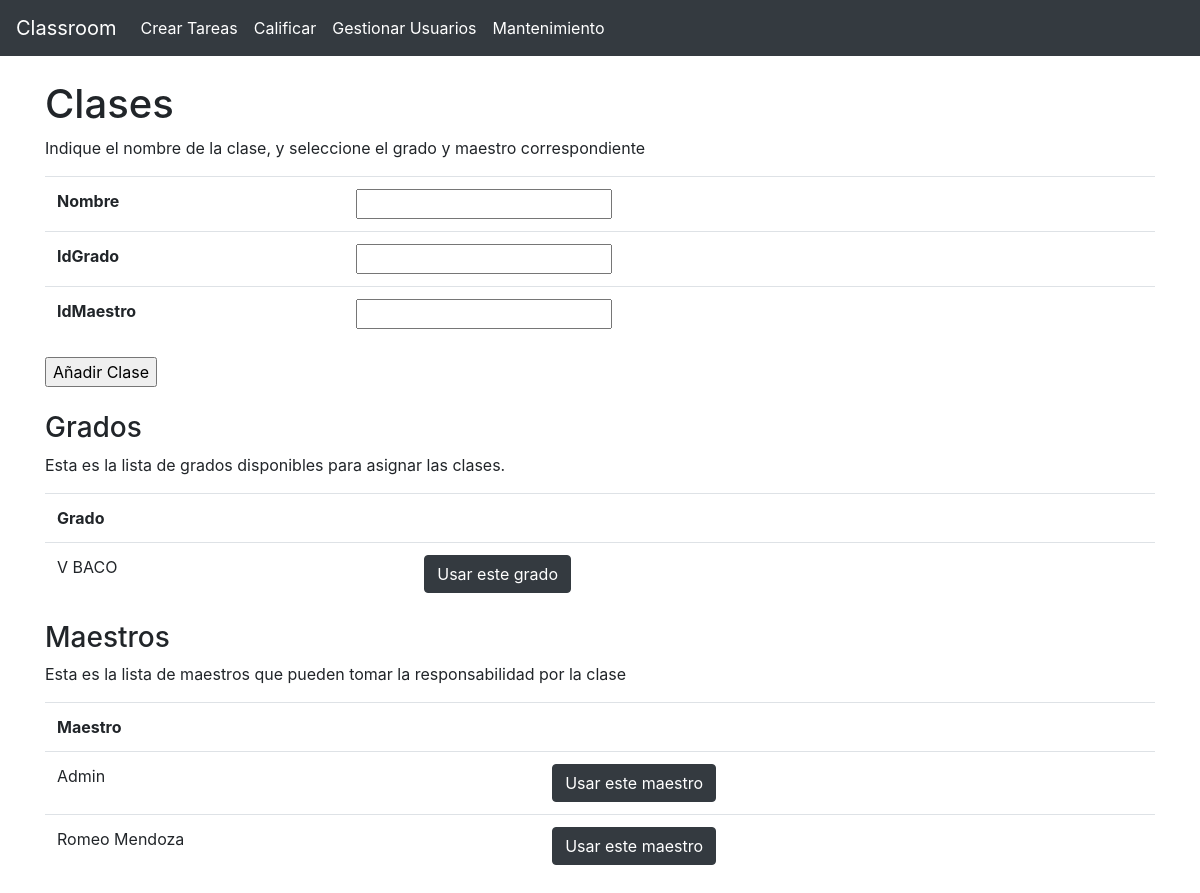
Screenshot of /gestionDeUsuarios/anadirC (signed in) with the database file from the repository.
### app.py (models this page shows)
class Grado(db.Model):
    Id                = db.Column(db.Integer, primary_key=True)
    Grado             = db.Column(db.String(30), unique=True, nullable=False)
    alumnos           = db.relationship("Alumno", backref="grado")
    clases            = db.relationship("Clases", backref="clasesPorGrado")

class Maestro(db.Model):
    Id                = db.Column(db.Integer, primary_key=True)
    NombreUsuario     = db.Column(db.String(30), unique=True, nullable=False)
    Contrasena        = db.Column(db.String(32), nullable=False)
    Nombre            = db.Column(db.String(30), nullable=False)
    CorreoElectronico = db.Column(db.String(30), nullable=False)
    Admin             = db.Column(db.Boolean, nullable=False)
    clases            = db.relationship("Clases", backref="clasesPorMaestro")

### app.py (the view)
@app.route("/gestionDeUsuarios/anadirC", methods=["GET", "POST"])
def gestionUsuariosAnadirC():
    if not "type" in session:
        flash("Cuidado mano, que tengo tu ip")
        return redirect("/")
    if session["type"] != "Admin":
        flash("Cuidado, que tengo tu IP")
        return redirect("/")
    if request.method == "POST":
        nombre = request.form.get("Nombre")
        idGrado = request.form.get("IdGrado")
        idMaestro = request.form.get("IdMaestro")
        if Clases.query.filter_by(Nombre=nombre).first() == None:
            clase = Clases()
            clase.Nombre    = nombre
            clase.IdGrado   = idGrado
            clase.IdMaestro = idMaestro
            app.logger.info(request.form.get("IdGrado"))
            db.session.add(clase)
            db.session.commit()
        else:
            flash(f"La clase con el nombre {nombre} ya existe")
        return redirect("/gestionDeUsuarios")
    else:
        grados = Grado.query.all()
        maestros = Maestro.query.all()
        return render_template("anadirC.html", type=session["type"], grados=grados, maestros=maestros)

### templates/anadirC.html (shortened to what this page needs)
{% extends "base.html" %}
{% block contenido %}
    <br>
    <h1>Clases</h1>
    <p>Indique el nombre de la clase, y seleccione el grado y maestro correspondiente</p>
    <form action="/gestionDeUsuarios/anadirC" method="post" class="form">
        <table class="table">
            <tr>
                <th>Nombre</th>
                <th><input id="Nombre" name="Nombre" type="text" required/></th>
            </tr>
            <tr>
                <th>IdGrado</th>
                <th><input id="IdGrado" name="IdGrado" type="numeric" required/></th>
            </tr>
            <tr>
                <th>IdMaestro</th>
                <th><input id="IdMaestro" name="IdMaestro" type="numeric" required/></th>
            </tr>
    </table>
        <input type="submit" value="Añadir Clase"/>
    </form>
    <br>
    <h3>Grados</h3>
    <p>Esta es la lista de grados disponibles para asignar las clases.</p>
    <table class="table">
        <tr>
            <th>Grado</th>
            <th></th>
        </tr>
        {% for grado in grados %}
        <tr>
            <td>{{ grado.Grado }}</td>
            <td><button type="button" class="btn btn-dark" onclick="setIdGrado({{ grado.Id }});">Usar este grado</button></td>
        </tr>
        {% endfor %}
    </table>
    <h3>Maestros</h3>
    <p>Esta es la lista de maestros que pueden tomar la responsabilidad por la clase</p>
    <table class="table">
        <tr>
            <th>Maestro</th>
            <th></th>
        </tr>
        {% for maestro in maestros %}
        <tr>
            <td>{{ maestro.Nombre }}</td>
            <td><button type="button" class="btn btn-dark" onclick="setIdMaestro({{ maestro.Id }});">Usar este maestro</button></td>
        </tr>
        {% endfor %}
        </table>
{% endblock %}

### rows the page displays
Grado: Grado "V BACO"
Maestro: Nombre "Admin"
Maestro: Nombre "Romeo Mendoza"
